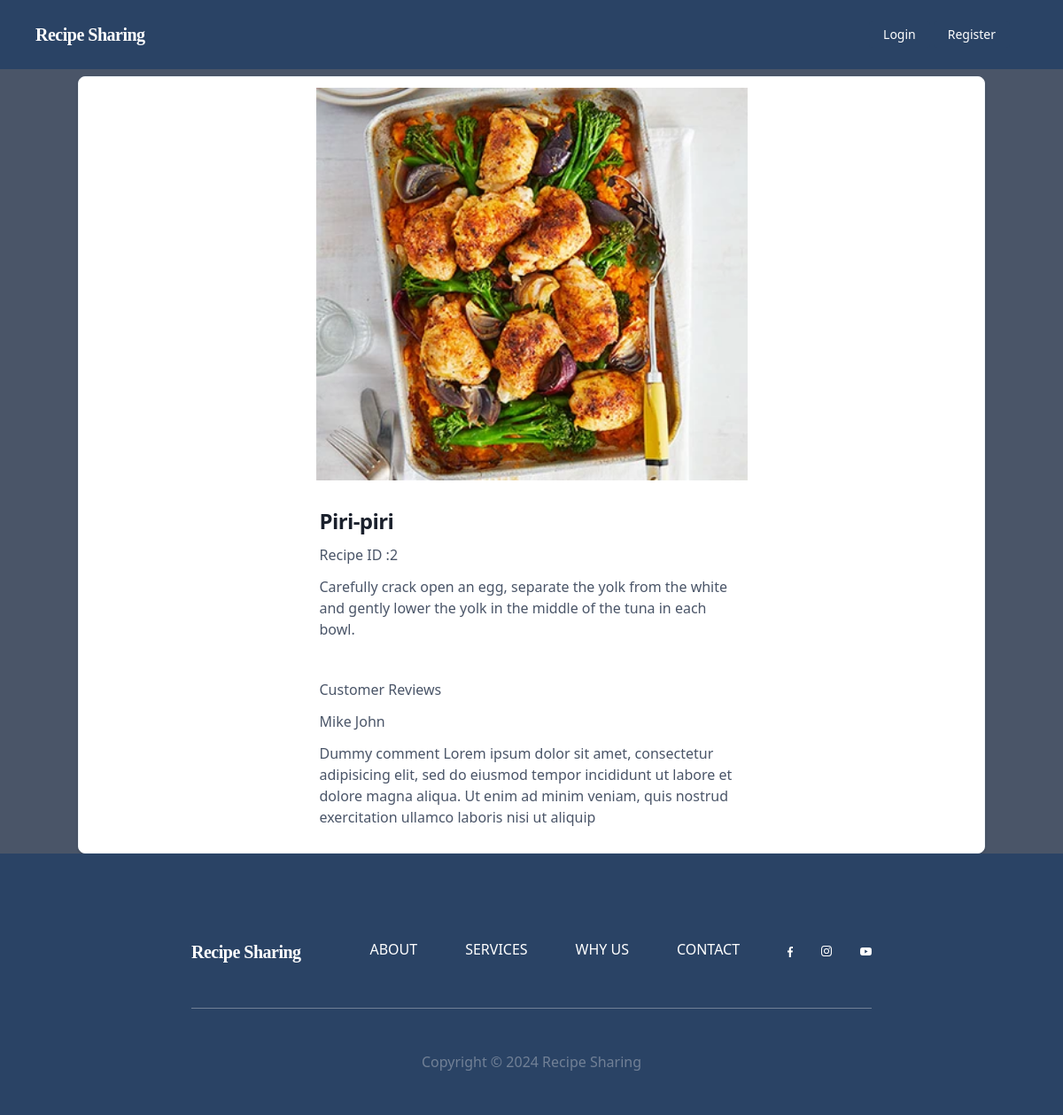
Page /recipe_detail/2 on the committed database.
### recipe/models.py (models this page shows, shortened)
class Recipe(models.Model):
    id= models.IntegerField(primary_key=True)
    recipe_name = models.CharField(max_length=100, unique=True)
    slug = models.SlugField(max_length=200, unique=True)
    description = models.TextField(max_length=500, blank=True)
    image = models.ImageField(upload_to='photos')
    category = models.ForeignKey(Category, on_delete=models.CASCADE)
    created_date = models.DateTimeField(auto_now_add=True)

### recipe/views.py (the view)
# urls.py: path('recipe_detail/<int:id>', views.recipe_detail, name='recipe_detail'),
def recipe_detail(request, id):
    single_recipe = Recipe.objects.get(pk = id)
    return render(request, 'recipe_detail.html', {'recipe': single_recipe})

### recipe/templates/recipe_detail.html
{% extends 'base.html' %}  {% block content %}
<div class="flex justify-center   bg-white border border-gray-200 rounded-lg shadow  mt-2">
<div class="w-2/4">
  <div >
    <img class="object-cover w-full p-3 " src="{{recipe.image.url}}" alt="">
  </div>
  <div class="flex flex-col justify-between p-4 leading-normal">
      <h5 class="mb-2 text-2xl font-bold tracking-tight text-gray-900 dark:text-white">{{recipe.recipe_name}}</h5>
      <p class="mb-3 font-normal text-gray-700 dark:text-gray-400">Recipe ID :{{recipe.id}}</p>
      <p class="mb-3 font-normal text-gray-700 dark:text-gray-400">{{recipe.description}}</p>
  </div>
  <div class="flex flex-col justify-between p-4 leading-normal">
    <h3 class="mb-3 font-normal text-gray-700 dark:text-gray-400">Customer Reviews</h3>
    <h4 class="mb-3 font-normal text-gray-700 dark:text-gray-400">Mike John</h4>
    <p class="mb-3 font-normal text-gray-700 dark:text-gray-400">
        Dummy comment Lorem ipsum dolor sit amet, consectetur
              adipisicing elit, sed do eiusmod tempor incididunt ut labore
              et dolore magna aliqua. Ut enim ad minim veniam, quis nostrud
              exercitation ullamco laboris nisi ut aliquip
      </p>
    </div>
</div>
  </div>
{% endblock %}

### rows in the picture
Recipe: image (picture), recipe_name "Piri-piri", id "2", description "Carefully crack open an egg, separate the yolk from the white and gently lower the yolk in the middle of the tuna in each bowl."
